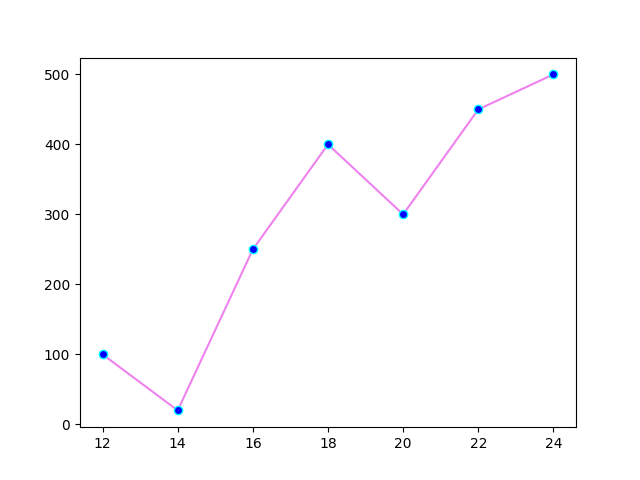

Recreate this plot in Python.
import matplotlib.pyplot as plt
import numpy as np
temp=np.array([12,14,16,18,20,22,24])
celcious=np.array([100,20,250,400,300,450,500])
plt.plot(temp,celcious,marker='o',linestyle='-',color='violet',mec='cyan',mfc='b')
plt.savefig('celcious.png')